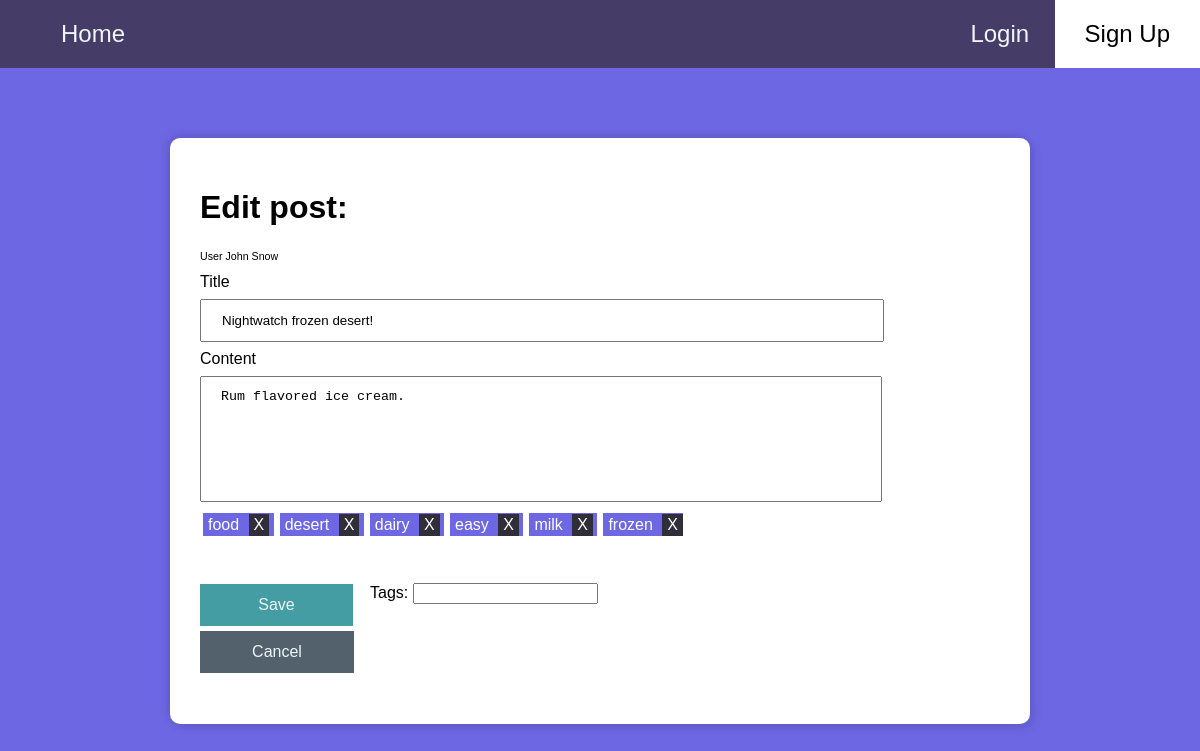
The page /posts/19/edit on the database its author committed.
### models.py (models this page shows, shortened)
class Users(db.Model):
    __tablename__ = "Users"
    id = db.Column(db.Integer(), primary_key=True, autoincrement=True)
    first_name = db.Column(db.String(50), nullable=False)
    last_name = db.Column(db.String(100), nullable=False)
    image_url = db.Column(db.String(200))
    posts = db.relationship("Post", backref="user", cascade="all, delete-orphan")

class Post(db.Model):
    __tablename__ = "post"
    id = db.Column(db.Integer(), primary_key=True, autoincrement=True)
    title = db.Column(db.String(100))
    content = db.Column(db.Text)
    create_at = db.Column(db.DateTime, default=datetime.now)
    user_id = db.Column(db.Integer, db.ForeignKey("Users.id"), nullable=False)
    tag = db.relationship("Tag", secondary="post_tags", backref="posts")
    post_tags = db.relationship("PostTag", backref="post", cascade="all, delete-orphan")

class Tag(db.Model):
    __tablename__ = "tags"
    id = db.Column(db.Integer, primary_key=True, autoincrement=True)
    name = db.Column(db.String(20), unique=True)

### app.py (the view)
@app.route("/posts/<int:post_id>/edit")
def edit_post_form(post_id):
    post = Post.query.get_or_404(post_id)
    user = Users.query.get(post.user_id)
    post_tags = post.tag
    return render_template(
        "posts/edit_post.html", post=post, user=user, post_tags=post_tags
    )

### templates/posts/edit_post.html (shortened to what this page needs)
{% extends 'base.html' %}
{% block content %}
<div class='main-container'>
    <div class='post-card'>
        <h1>Edit post:</h1>
        <p class='small-username'><small>User {{ user.first_name }} {{ user.last_name }}</small></p>
        <form action='/posts/{{post.id}}/edit' method='POST'>
            <label for='post-title'>Title</label><br>
            <input type='text' id='post-title' name='title' value='{{post.title}}'><br>
            <label for='post-content'>Content</label><br>
            <textarea id='post-content' name='content'>{{post.content}}</textarea>
            <br>
            <div class="tag-container">
                {% if post_tags %}
                {% for post_tag in post_tags %}
                <label class="tag">
                    {{ post_tag.name }}
                    <span class="delete-tag">X</span>
                </label>
                {% endfor %}
                {% endif %}
            </div>
            <br>
            <button type='submit' class='button-link'>Save</button>
            <a href='/posts/{{post.id}}'>
                <div class='button-link-user-cancel' role="button">Cancel</div>
            </a>
        </form>
        <form class="tags-input-form">
            <label for='post-tags'>Tags:</label>
            <input type='text' id='post-tags' minlength="2" maxlength="20">
        </form>
    </div>
</div>
{% endblock %}

### static/app.css (style rules this page uses)
body { margin: 0; padding: 0; box-sizing: border-box; background-color: #6D67E4; font-family: Arial, Helvetica, sans-serif; }
a { text-decoration: none; }
.button-link { display: inline-block; margin-top: 30px; width: 153px; padding: 10px 0px; background-color: #439da3; text-align: center; color: #F0F5F9; border: none; font-size: 1rem; border: #439da3 solid 2px; ; }
.button-link-user-cancel { margin-top: 5px; width: 150px; padding: 10px 0px; background-color: #52616B; text-align: center; color: #F0F5F9; border: #52616B solid 2px; }
.main-container { display: flex; align-items: center; justify-content: center; }
#post-content { width: 80%; height: 100px; padding: 12px 20px; margin: 8px 0; resize: none; text-align: left; }
.small-username { margin-top: 0px; margin-bottom: 10px; font-size: 0.8rem; }
#post-title { width: 80%; padding: 12px 20px; margin: 8px 0; }
.post-card { margin-top: 20px; width: fit-content; block-size: fit-content; width: 80%; max-width: 80%; height: 50%; padding: 30px; background: #FFFFFF; box-shadow: -3px -3px 10px rgba(0, 0, 0, 0.1), 4px 4px 10px rgba(0, 0, 0, 0.1); border-radius: 10px; text-align: left; }
.tag { background-color: #6D67E4; color: white; pointer-events: none; padding: 3px 5px; margin: 2px 3px; }
.delete-tag { position: relative; left: 5px; pointer-events: all; display: inline-block; cursor: pointer; padding: 2px 5px; background-color: #302e38; }
.tags-input-form { position: relative; bottom: 90px; left: 170px; }
.tag-container { width: 80%; }

### rows shown on the page
Users: first_name "John", last_name "Snow"
Post: title "Nightwatch frozen desert!", content "Rum flavored ice cream."
Tag: name "food"
Tag: name "desert"
Tag: name "dairy"
Tag: name "easy"
Tag: name "milk"
Tag: name "frozen"
